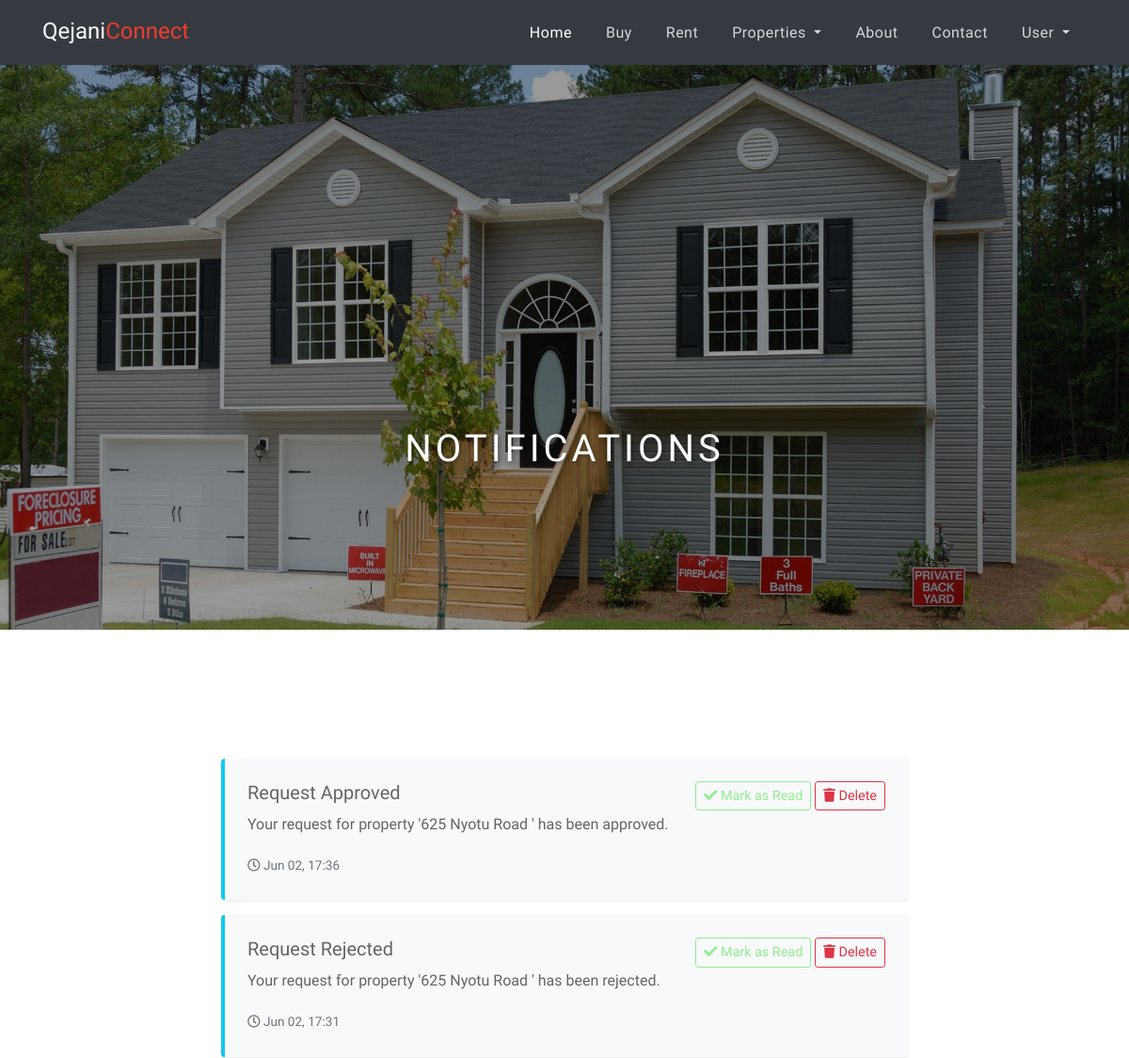
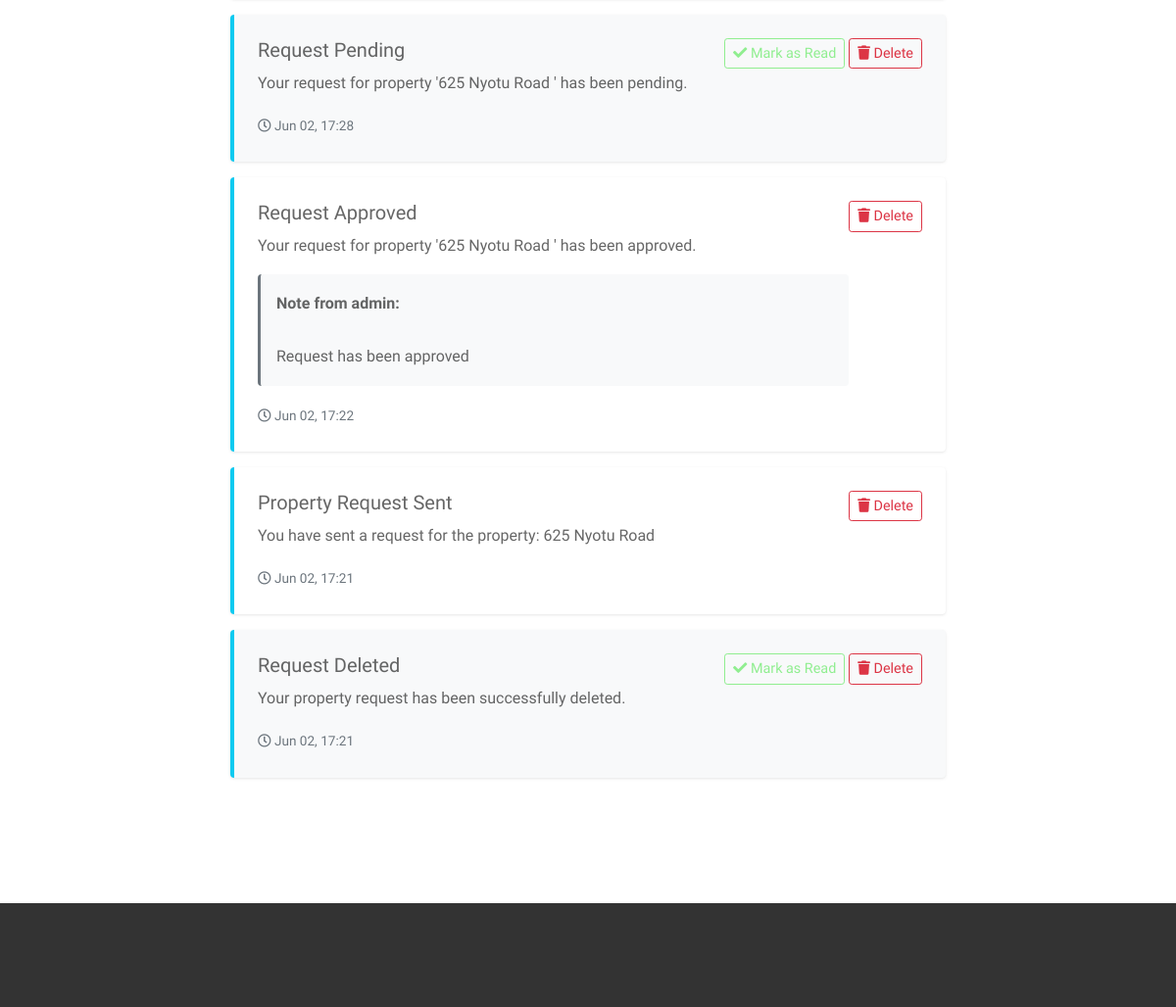
Before: /features/notifications/view-notifications.php (signed in, upper part) with the older database file (2 pictures, top to bottom).
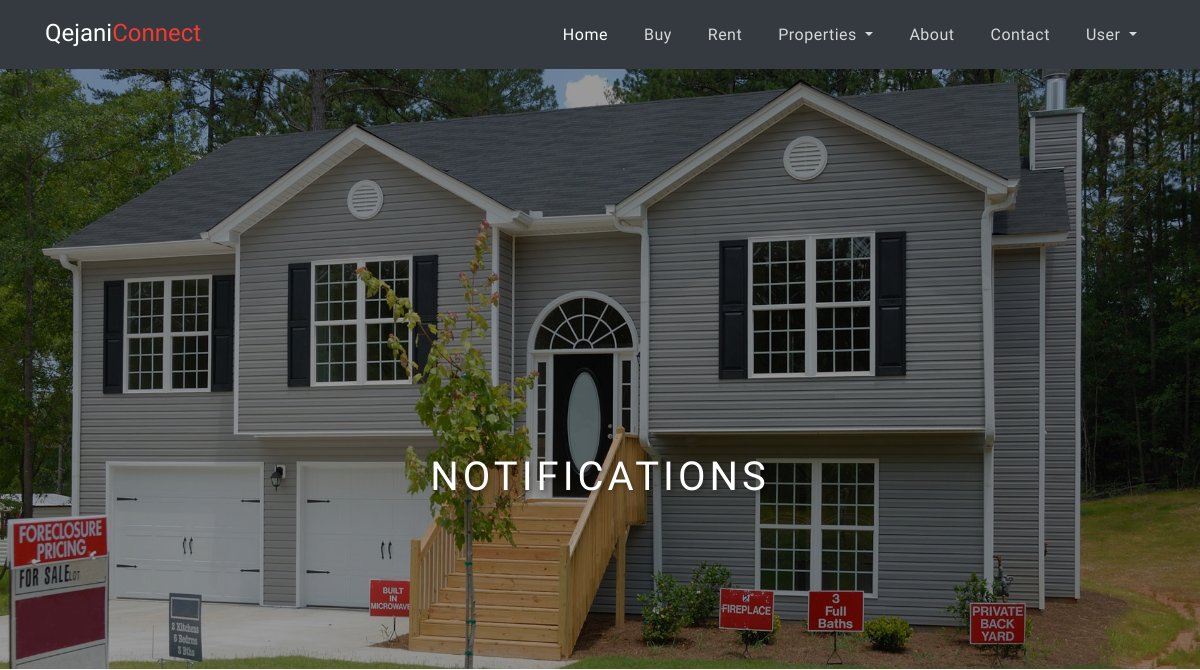
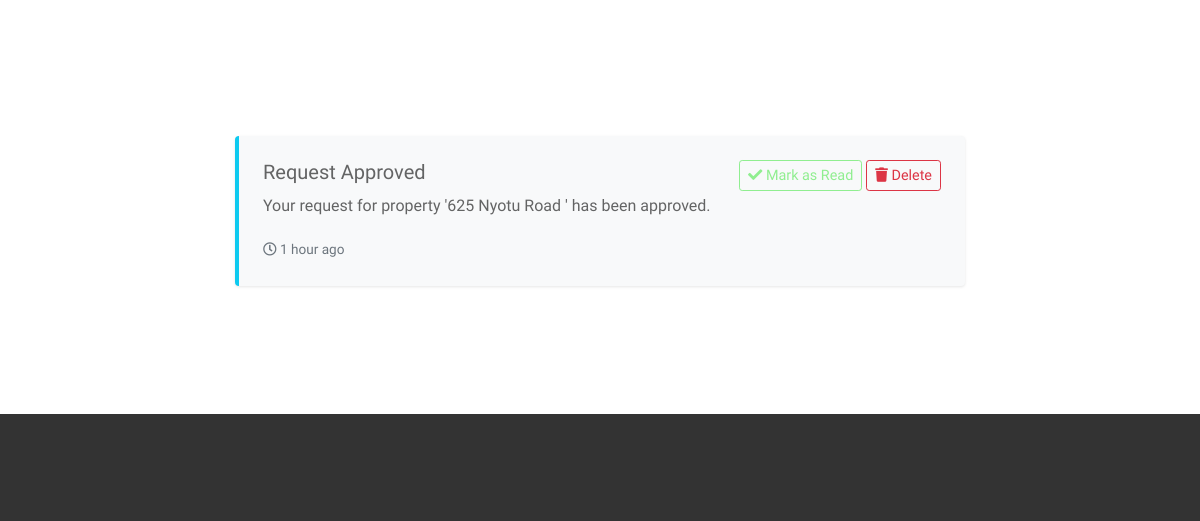
After: the same page with the newer database file (2 pictures, top to bottom).
### tables this page shows
CREATE TABLE `notifications` (
  `id` int(11) NOT NULL,
  `user_id` int(11) NOT NULL,
  `title` varchar(255) NOT NULL,
  `message` text NOT NULL,
  `is_read` tinyint(1) NOT NULL DEFAULT 0,
  `created_at` timestamp NOT NULL DEFAULT current_timestamp()
);

### features/notifications/view-notifications.php (the view, shortened to what this page needs)
<?php
require '../../includes/header.php';
require_once '../../config/config.php';
function getRelativeTime($timestamp) {
    $now = new DateTime('now', new DateTimeZone('Africa/Nairobi'));
    $date = new DateTime($timestamp, new DateTimeZone('Africa/Nairobi'));
    $diff = $now->diff($date);
    if ($diff->y > 0) {
        return $date->format('M d, Y H:i');
    } else if ($diff->m > 0) {
        return $date->format('M d, H:i');
    } else if ($diff->d > 0) {
        return $date->format('M d, H:i');
    } else if ($diff->h > 0) {
        return $diff->h . ' hour' . ($diff->h > 1 ? 's' : '') . ' ago';
    } else if ($diff->i > 0) {
        return $diff->i . ' minute' . ($diff->i > 1 ? 's' : '') . ' ago';
    } else if ($diff->s > 30) {
        return 'Less than a minute ago';
    } else {
        return 'Just now';
    }
}
$notifications = $conn->query("SELECT * FROM notifications WHERE user_id = $_SESSION[user_id] ORDER BY created_at DESC");
$notifications->execute();
$allNotifications = $notifications->fetchAll(PDO::FETCH_OBJ);
?>
<div class="site-blocks-cover inner-page-cover overlay" style="background-image: url(<?php echo APPURL; ?>images/hero_bg_2.jpg);" data-aos="fade" data-stellar-background-ratio="0.5">
    <div class="container">
        <div class="row align-items-center justify-content-center text-center">
            <div class="col-md-10">
                <h1 class="mb-2">Notifications</h1>
            </div>
        </div>
    </div>
</div>
<div class="site-section">
    <div class="container">
        <div class="row mb-4">
            <div class="col">
            </div>
        </div>
        <div class="row">
            <div class="col-md-8 mx-auto">
                <?php foreach ($allNotifications as $notification): ?>
                    <div class="notification-card <?php echo $notification->is_read ? '' : 'unread'; ?>"
                         id="notification-<?php echo $notification->id; ?>">
                            <div class="d-flex justify-content-between align-items-start">
                            <div class="flex-grow-1">
                                <h5 class="mb-2"><?php echo htmlspecialchars($notification->title); ?></h5>
                                <?php
                                $messageParts = explode("\n\nNote from admin:", $notification->message);
                                $mainMessage = $messageParts[0];
                                $adminNote = isset($messageParts[1]) ? trim($messageParts[1]) : '';
                                ?>
                                <div class="notification-content">
                                    <p class="mb-2"><?php echo nl2br(htmlspecialchars($mainMessage)); ?></p>
                                    <?php if ($adminNote): ?>
                                        <div class="admin-note">
                                            <strong>Note from admin:</strong><br><br>
                                            <?php echo nl2br(htmlspecialchars($adminNote)); ?>
                                        </div>
                                    <?php endif; ?>
                                </div>
                                    <small class="notification-time">
                                        <i class="far fa-clock me-1"></i>
                                    <?php echo getRelativeTime($notification->created_at); ?>
                                    </small>
                                </div>
                                <div class="ms-3">
                                    <?php if (!$notification->is_read): ?>
                                        <button onclick="markAsRead(<?php echo $notification->id; ?>)"
                                                class="btn btn-sm btn-outline-primary me-2">
                                            <i class="fas fa-check me-1"></i> Mark as Read
                                        </button>
                                    <?php endif; ?>
                                    <button onclick="deleteNotification(<?php echo $notification->id; ?>)"
                                            class="btn btn-sm btn-outline-danger">
                                        <i class="fas fa-trash me-1"></i> Delete
                                    </button>
                            </div>
                        </div>
                    </div>
                <?php endforeach; ?>
            </div>
        </div>
    </div>
</div>
<?php include '../../includes/footer.php'; ?>

### includes/header.php (shortened to what this page needs)
<!DOCTYPE html>
<html lang="en">
<head>
  <link rel="stylesheet" href="fonts/icomoon/style.php">
  <link rel="stylesheet" href="https://cdnjs.cloudflare.com/ajax/libs/font-awesome/5.15.4/css/all.min.css">
  <link href="https://cdnjs.cloudflare.com/ajax/libs/font-awesome/5.15.4/css/all.min.css" rel="stylesheet">
  <link rel="stylesheet" href="<?php echo APPURL; ?>css/bootstrap.min.css">
  <link rel="stylesheet" href="<?php echo APPURL; ?>css/magnific-popup.css">
  <link rel="stylesheet" href="<?php echo APPURL; ?>css/jquery-ui.css">
  <link rel="stylesheet" href="<?php echo APPURL; ?>css/owl.carousel.min.css">
  <link rel="stylesheet" href="<?php echo APPURL; ?>css/owl.theme.default.min.css">
  <link rel="stylesheet" href="<?php echo APPURL; ?>css/bootstrap-datepicker.css">
  <link rel="stylesheet" href="<?php echo APPURL; ?>css/mediaelementplayer.css">
  <link rel="stylesheet" href="<?php echo APPURL; ?>css/animate.css">
  <link rel="stylesheet" href="<?php echo APPURL; ?>fonts/flaticon/font/flaticon.css">
  <link rel="stylesheet" href="<?php echo APPURL; ?>css/fl-bigmug-line.css">
  <link rel="stylesheet" href="<?php echo APPURL; ?>css/aos.css">
  <link rel="stylesheet" href="<?php echo APPURL; ?>css/style.css">
</head>
<body>
  <div class="site-wrap">
    <nav class="navbar navbar-expand-lg navbar-dark bg-dark">
      <div class="container">
        <a class="navbar-brand" href="<?php echo APPURL; ?>">
          <strong class=" h4 h2-lg">Qejani<span class="text-danger">Connect</span></strong>
        </a>
        <div class="collapse navbar-collapse" id="navbarNavDropdown">
          <ul class="navbar-nav d-flex align-items-center mx-n2">
            <li class="nav-item active">
              <a class="nav-link" href="<?php echo APPURL; ?>index.php">Home</a>
            </li>
            <li class="nav-item"><a class="nav-link" href="<?php echo APPURL; ?>sale.php?type=sale">Buy</a></li>
            <li class="nav-item"><a class="nav-link" href="<?php echo APPURL; ?>rent.php?type=rent">Rent</a></li>
            <li class="nav-item dropdown">
              <a class="nav-link dropdown-toggle" id="navbarDropdownMenuLink" role="button"
                data-toggle="dropdown" aria-haspopup="true" aria-expanded="false">
                Properties
              </a>
            </li>
            <li class="nav-item"><a class="nav-link" href="<?php echo APPURL; ?>about.php">About</a></li>
            <li class="nav-item"><a class="nav-link" href="<?php echo APPURL; ?>contact.php">Contact</a></li>
            <?php if (isset($_SESSION['username'])): ?>
              <li class="nav-item dropdown">
                <a class="nav-link dropdown-toggle" id="userDropdown" role="button"
                  data-toggle="dropdown" aria-haspopup="true" aria-expanded="false">
                  <?php echo $_SESSION['username']; ?>
                </a>
              </li>
            <?php else: ?>
              <li class="nav-item"><a class="nav-link" href="<?php echo APPURL; ?>auth/login.php">Login</a></li>
              <li class="nav-item"><a class="nav-link" href="<?php echo APPURL; ?>auth/register.php">Register</a></li>
            <?php endif; ?>
          </ul>
        </div>
      </div>
    </nav>
  </div>

### includes/footer.php (shortened to what this page needs)
<footer class="site-footer">
</footer>
</body>
</html>

### css/style.css (style rules this page uses)
body { line-height: 1.7; color: rgba(0, 0, 0, 0.6); font-weight: 400; font-size: 1rem; font-family: "Roboto Mono", SFMono-Regular, Menlo, Monaco, Consolas, "Liberation Mono", "Courier New", monospace; font-family: "Nunito Sans", -apple-system, BlinkMacSystemFont, "Segoe UI", Roboto, "Helvetica Neue", Arial, sans-serif, "Apple Color Emoji", "Segoe UI Emoji", "Segoe UI Symbol", "Noto Color Emoji"; }
a { -webkit-transition: .3s all ease; -o-transition: .3s all ease; transition: .3s all ease; }
.site-wrap { position: relative; }
.site-wrap:before { -webkit-transition: .3s all ease-in-out; -o-transition: .3s all ease-in-out; transition: .3s all ease-in-out; background: rgba(0, 0, 0, 0.6); content: ""; position: absolute; z-index: 2000; top: 0; left: 0; right: 0; bottom: 0; opacity: 0; visibility: hidden; }
.btn { position: relative; top: 0; }
.btn.btn-sm { font-size: 0.9rem; }
.btn.btn-outline-primary { color: #90EE90; border-color: #90EE90; background-color: transparent; }
.site-section { padding: 3em 0; }
@media (min-width: 768px) { .site-section { padding: 7em 0; } }
.site-footer { padding: 4em 0; background: #333333; }
@media (min-width: 768px) { .site-footer { padding: 7em 0; } }
.site-blocks-cover { background-size: cover; background-repeat: no-repeat; background-position: top; }
.site-blocks-cover.overlay { position: relative; }
.site-blocks-cover.overlay:before { position: absolute; content: ""; left: 0; bottom: 0; right: 0; top: 0; background: rgba(0, 0, 0, 0.4); }
.site-blocks-cover, .site-blocks-cover .row { min-height: 600px; height: calc(100vh); }
.site-blocks-cover.inner-page-cover, .site-blocks-cover.inner-page-cover .row { min-height: 600px; height: calc(30vh); }
.site-blocks-cover h1 { font-weight: 900; color: #fff; font-weight: normal; letter-spacing: .1em; text-transform: uppercase; }
.navbar-dark .navbar-nav .nav-link { color: rgba(255, 255, 255, 0.8); }
.navbar-dark .navbar-nav .show>.nav-link, .navbar-dark .navbar-nav .active>.nav-link, .navbar-dark .navbar-nav .nav-link.show, .navbar-dark .navbar-nav .nav-link.active { color: #fff; }
.navbar-nav { display: flex; flex-direction: row; align-items: center; margin-left: auto; }
.navbar-nav .nav-item { margin: 0 10px; display: flex; align-items: center; }
.navbar-nav .nav-link { padding: 0.8rem 1rem; font-size: 1rem; letter-spacing: 0.5px; white-space: nowrap; }
.navbar-collapse { display: flex; flex-basis: 100%; flex-grow: 1; align-items: center; }

### features/notifications/view-notifications.php (style rules this page uses)
.notification-card { transition: transform 0.2s; margin-bottom: 1rem; border-left: 4px solid #0dcaf0; background: #fff; border-radius: 4px; box-shadow: 0 1px 3px rgba(0,0,0,0.1); padding: 1.5rem; }
.notification-card.unread { background-color: #f8f9fa; }
.notification-time { font-size: 0.85rem; color: #6c757d; }
.notification-content { margin-bottom: 1rem; }
.btn-outline-primary { color: #2f89fc; border-color: #2f89fc; }
.btn-outline-danger { color: #dc3545; border-color: #dc3545; }
.site-blocks-cover { padding: 7em 0; }
.site-blocks-cover h1 { font-size: 2.5rem; color: #fff; text-shadow: 2px 2px 4px rgba(0,0,0,0.3); }
.admin-note { background-color: #f8f9fa; padding: 1rem; border-radius: 4px; margin-top: 1rem; border-left: 3px solid #6c757d; }

Changed rows visible on the page:
removed notifications: title "Request Approved", message "Your request for property '625 Nyotu Road ' has been approved.", created_at "Jun 02, 17:36"
removed notifications: title "Request Rejected", message "Your request for property '625 Nyotu Road ' has been rejected.", created_at "Jun 02, 17:31"
removed notifications: title "Request Pending", message "Your request for property '625 Nyotu Road ' has been pending.", created_at "Jun 02, 17:28"
removed notifications: title "Request Approved", message "Your request for property '625 Nyotu Road ' has been approved.", message "Request has been approved", created_at "Jun 02, 17:22", is_read 1 (drawn)
removed notifications: title "Property Request Sent", message "You have sent a request for the property: 625 Nyotu Road", created_at "Jun 02, 17:21", is_read 1 (drawn)
removed notifications: title "Request Deleted", message "Your property request has been successfully deleted.", created_at "Jun 02, 17:21"
added notifications: title "Request Approved", message "Your request for property '625 Nyotu Road ' has been approved.", created_at "1 hour ago"
